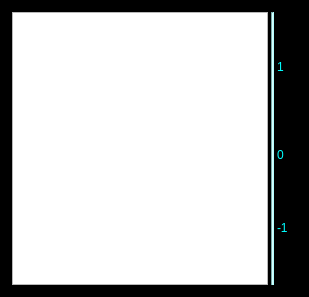
        <widget class="QFrame" name="plotB_frame">
         <property name="palette">
          <palette>
           <active>
            <colorrole role="Button">
             <brush brushstyle="SolidPattern">
              <color alpha="255">
               <red>0</red>
               <green>0</green>
               <blue>0</blue>
              </color>
             </brush>
            </colorrole>
            <colorrole role="Base">
             <brush brushstyle="SolidPattern">
              <color alpha="255">
               <red>0</red>
               <green>0</green>
               <blue>0</blue>
              </color>
             </brush>
            </colorrole>
            <colorrole role="Window">
             <brush brushstyle="SolidPattern">
              <color alpha="255">
               <red>0</red>
               <green>0</green>
               <blue>0</blue>
              </color>
             </brush>
            </colorrole>
           </active>
           <inactive>
            <colorrole role="Button">
             <brush brushstyle="SolidPattern">
              <color alpha="255">
               <red>0</red>
               <green>0</green>
               <blue>0</blue>
              </color>
             </brush>
            </colorrole>
            <colorrole role="Base">
             <brush brushstyle="SolidPattern">
              <color alpha="255">
               <red>0</red>
               <green>0</green>
               <blue>0</blue>
              </color>
             </brush>
            </colorrole>
            <colorrole role="Window">
             <brush brushstyle="SolidPattern">
              <color alpha="255">
               <red>0</red>
               <green>0</green>
               <blue>0</blue>
              </color>
             </brush>
            </colorrole>
           </inactive>
           <disabled>
            <colorrole role="Button">
             <brush brushstyle="SolidPattern">
              <color alpha="255">
               <red>0</red>
               <green>0</green>
               <blue>0</blue>
              </color>
             </brush>
            </colorrole>
            <colorrole role="Base">
             <brush brushstyle="SolidPattern">
              <color alpha="255">
               <red>0</red>
               <green>0</green>
               <blue>0</blue>
              </color>
             </brush>
            </colorrole>
            <colorrole role="Window">
             <brush brushstyle="SolidPattern">
              <color alpha="255">
               <red>0</red>
               <green>0</green>
               <blue>0</blue>
              </color>
             </brush>
            </colorrole>
           </disabled>
          </palette>
         </property>
         <property name="autoFillBackground">
          <bool>false</bool>
         </property>
         <property name="styleSheet">
          <string notr="true">QFrame #plotB_frame {
    background-color: rgb(0, 0, 0);
}</string>
         </property>
         <property name="frameShape">
          <enum>QFrame::StyledPanel</enum>
         </property>
         <property name="frameShadow">
          <enum>QFrame::Raised</enum>
         </property>
         <layout class="QHBoxLayout" name="horizontalLayout_2">
          <item>
           <layout class="QHBoxLayout" name="horizontalLayout_8">
            <property name="spacing">
             <number>3</number>
            </property>
            <property name="sizeConstraint">
             <enum>QLayout::SetMinAndMaxSize</enum>
            </property>
            <item>
             <widget class="PyDMWaveformPlot" name="wfpBRawPlusWeight">
              <property name="toolTip">
               <string/>
              </property>
              <property name="whatsThis">
               <string>
    PyDMWaveformPlot is a widget to plot one or more waveforms.

    Each curve can plot either a Y-axis waveform vs. its indices,
    or a Y-axis waveform against an X-axis waveform.

    Parameters
    ----------
    parent : optional
        The parent of this widget.
    init_x_channels: optional
        init_x_channels can be a string with the address for a channel,
        or a list of strings, each containing an address for a channel.
        If not specified, y-axis waveforms will be plotted against their
        indices. If a list is specified for both init_x_channels and
        init_y_channels, they both must have the same length.
        If a single x channel was specified, and a list of y channels are
        specified, all y channels will be plotted against the same x channel.
    init_y_channels: optional
        init_y_channels can be a string with the address for a channel,
        or a list of strings, each containing an address for a channel.
        If a list is specified for both init_x_channels and init_y_channels,
        they both must have the same length.
        If a single x channel was specified, and a list of y channels are
        specified, all y channels will be plotted against the same x channel.
    background: optional
        The background color for the plot.  Accepts any arguments that
        pyqtgraph.mkColor will accept.
    </string>
              </property>
              <property name="axisColor">
               <color>
                <red>0</red>
                <green>170</green>
                <blue>0</blue>
               </color>
              </property>
              <property name="title" stdset="0">
               <string>${INST}B Raw + Weight Function</string>
              </property>
              <property name="curves">
               <stringlist>
                <string>{&quot;y_channel&quot;: &quot;ca://BLEN:${AREA}:${POS}:${INST}B_S_R_WF&quot;, &quot;x_channel&quot;: &quot;ca://BLEN:${AREA}:${POS}:${INST}B:SampTime.VALA&quot;, &quot;name&quot;: &quot;${INST}B Raw Waveform&quot;, &quot;color&quot;: &quot;#00aa00&quot;, &quot;lineStyle&quot;: 1, &quot;lineWidth&quot;: 1, &quot;symbol&quot;: null, &quot;symbolSize&quot;: 10, &quot;redraw_mode&quot;: 2}</string>
                <string>{&quot;y_channel&quot;: &quot;ca://BLEN:${AREA}:${POS}:${INST}B_SCL_VWF.AVAL&quot;, &quot;x_channel&quot;: &quot;ca://BLEN:${AREA}:${POS}:${INST}B:SampTime.VALA&quot;, &quot;name&quot;: &quot;${INST}B Weight Function&quot;, &quot;color&quot;: &quot;cyan&quot;, &quot;lineStyle&quot;: 2, &quot;lineWidth&quot;: 1, &quot;symbol&quot;: null, &quot;symbolSize&quot;: 10, &quot;redraw_mode&quot;: 2}</string>
               </stringlist>
              </property>
              <property name="autoRangeX">
               <bool>false</bool>
              </property>
              <property name="minXRange">
               <double>-400.000000000000000</double>
              </property>
              <property name="maxXRange">
               <double>6400.000000000000000</double>
              </property>
              <property name="autoRangeY">
               <bool>false</bool>
              </property>
              <property name="minYRange">
               <double>29500.000000000000000</double>
              </property>
              <property name="maxYRange">
               <double>32400.000000000000000</double>
              </property>
             </widget>
            </item>
            <item>
             <widget class="Line" name="line_2">
              <property name="styleSheet">
               <string notr="true">background-color: rgb(180, 255, 255);</string>
              </property>
              <property name="lineWidth">
               <number>1</number>
              </property>
              <property name="orientation">
               <enum>Qt::Vertical</enum>
              </property>
             </widget>
            </item>
            <item>
             <layout class="QVBoxLayout" name="verticalLayout_5">
              <property name="spacing">
               <number>0</number>
              </property>
              <item>
               <spacer name="verticalSpacer_8">
                <property name="orientation">
                 <enum>Qt::Vertical</enum>
                </property>
                <property name="sizeType">
                 <enum>QSizePolicy::Fixed</enum>
                </property>
                <property name="sizeHint" stdset="0">
                 <size>
                  <width>20</width>
                  <height>40</height>
                 </size>
                </property>
               </spacer>
              </item>
              <item>
               <widget class="QLabel" name="label_7">
                <property name="minimumSize">
                 <size>
                  <width>0</width>
                  <height>30</height>
                 </size>
                </property>
                <property name="maximumSize">
                 <size>
                  <width>16777215</width>
                  <height>30</height>
                 </size>
                </property>
                <property name="palette">
                 <palette>
                  <active>
                   <colorrole role="WindowText">
                    <brush brushstyle="SolidPattern">
                     <color alpha="255">
                      <red>0</red>
                      <green>255</green>
                      <blue>255</blue>
                     </color>
                    </brush>
                   </colorrole>
                   <colorrole role="Button">
                    <brush brushstyle="SolidPattern">
                     <color alpha="255">
                      <red>0</red>
                      <green>0</green>
                      <blue>0</blue>
                     </color>
                    </brush>
                   </colorrole>
                   <colorrole role="Base">
                    <brush brushstyle="SolidPattern">
                     <color alpha="255">
                      <red>0</red>
                      <green>0</green>
                      <blue>0</blue>
                     </color>
                    </brush>
                   </colorrole>
                   <colorrole role="Window">
                    <brush brushstyle="SolidPattern">
                     <color alpha="255">
                      <red>0</red>
                      <green>0</green>
                      <blue>0</blue>
                     </color>
                    </brush>
                   </colorrole>
                  </active>
                  <inactive>
                   <colorrole role="WindowText">
                    <brush brushstyle="SolidPattern">
                     <color alpha="255">
                      <red>0</red>
                      <green>255</green>
                      <blue>255</blue>
                     </color>
                    </brush>
                   </colorrole>
                   <colorrole role="Button">
                    <brush brushstyle="SolidPattern">
                     <color alpha="255">
                      <red>0</red>
                      <green>0</green>
                      <blue>0</blue>
                     </color>
                    </brush>
                   </colorrole>
                   <colorrole role="Base">
                    <brush brushstyle="SolidPattern">
                     <color alpha="255">
                      <red>0</red>
                      <green>0</green>
                      <blue>0</blue>
                     </color>
                    </brush>
                   </colorrole>
                   <colorrole role="Window">
                    <brush brushstyle="SolidPattern">
                     <color alpha="255">
                      <red>0</red>
                      <green>0</green>
                      <blue>0</blue>
                     </color>
                    </brush>
                   </colorrole>
                  </inactive>
                  <disabled>
                   <colorrole role="WindowText">
                    <brush brushstyle="SolidPattern">
                     <color alpha="255">
                      <red>190</red>
                      <green>190</green>
                      <blue>190</blue>
                     </color>
                    </brush>
                   </colorrole>
                   <colorrole role="Button">
                    <brush brushstyle="SolidPattern">
                     <color alpha="255">
                      <red>0</red>
                      <green>0</green>
                      <blue>0</blue>
                     </color>
                    </brush>
                   </colorrole>
                   <colorrole role="Base">
                    <brush brushstyle="SolidPattern">
                     <color alpha="255">
                      <red>0</red>
                      <green>0</green>
                      <blue>0</blue>
                     </color>
                    </brush>
                   </colorrole>
                   <colorrole role="Window">
                    <brush brushstyle="SolidPattern">
                     <color alpha="255">
                      <red>0</red>
                      <green>0</green>
                      <blue>0</blue>
                     </color>
                    </brush>
                   </colorrole>
                  </disabled>
                 </palette>
                </property>
                <property name="toolTip">
                 <string/>
                </property>
                <property name="statusTip">
                 <string/>
                </property>
                <property name="styleSheet">
                 <string notr="true">background-color: rgb(0, 0, 0);</string>
                </property>
                <property name="lineWidth">
                 <number>0</number>
                </property>
                <property name="text">
                 <string>1</string>
                </property>
               </widget>
              </item>
              <item>
               <spacer name="verticalSpacer_5">
                <property name="orientation">
                 <enum>Qt::Vertical</enum>
                </property>
                <property name="sizeType">
                 <enum>QSizePolicy::MinimumExpanding</enum>
                </property>
                <property name="sizeHint" stdset="0">
                 <size>
                  <width>20</width>
                  <height>35</height>
                 </size>
                </property>
               </spacer>
              </item>
              <item>
               <widget class="QLabel" name="label_11">
                <property name="minimumSize">
                 <size>
                  <width>0</width>
                  <height>63</height>
                 </size>
                </property>
                <property name="maximumSize">
                 <size>
                  <width>16777215</width>
                  <height>50</height>
                 </size>
                </property>
                <property name="palette">
                 <palette>
                  <active>
                   <colorrole role="WindowText">
                    <brush brushstyle="SolidPattern">
                     <color alpha="255">
                      <red>0</red>
                      <green>255</green>
                      <blue>255</blue>
                     </color>
                    </brush>
                   </colorrole>
                   <colorrole role="Button">
                    <brush brushstyle="SolidPattern">
                     <color alpha="255">
                      <red>0</red>
                      <green>0</green>
                      <blue>0</blue>
                     </color>
                    </brush>
                   </colorrole>
                   <colorrole role="Base">
                    <brush brushstyle="SolidPattern">
                     <color alpha="255">
                      <red>0</red>
                      <green>0</green>
                      <blue>0</blue>
                     </color>
                    </brush>
                   </colorrole>
                   <colorrole role="Window">
                    <brush brushstyle="SolidPattern">
                     <color alpha="255">
                      <red>0</red>
                      <green>0</green>
                      <blue>0</blue>
                     </color>
                    </brush>
                   </colorrole>
                  </active>
                  <inactive>
                   <colorrole role="WindowText">
                    <brush brushstyle="SolidPattern">
                     <color alpha="255">
                      <red>0</red>
                      <green>255</green>
                      <blue>255</blue>
                     </color>
                    </brush>
                   </colorrole>
                   <colorrole role="Button">
                    <brush brushstyle="SolidPattern">
                     <color alpha="255">
                      <red>0</red>
                      <green>0</green>
                      <blue>0</blue>
                     </color>
                    </brush>
                   </colorrole>
                   <colorrole role="Base">
                    <brush brushstyle="SolidPattern">
                     <color alpha="255">
                      <red>0</red>
                      <green>0</green>
                      <blue>0</blue>
                     </color>
                    </brush>
                   </colorrole>
                   <colorrole role="Window">
                    <brush brushstyle="SolidPattern">
                     <color alpha="255">
                      <red>0</red>
                      <green>0</green>
                      <blue>0</blue>
                     </color>
                    </brush>
                   </colorrole>
                  </inactive>
                  <disabled>
                   <colorrole role="WindowText">
                    <brush brushstyle="SolidPattern">
                     <color alpha="255">
                      <red>190</red>
                      <green>190</green>
                      <blue>190</blue>
                     </color>
                    </brush>
                   </colorrole>
                   <colorrole role="Button">
                    <brush brushstyle="SolidPattern">
                     <color alpha="255">
                      <red>0</red>
                      <green>0</green>
                      <blue>0</blue>
                     </color>
                    </brush>
                   </colorrole>
                   <colorrole role="Base">
                    <brush brushstyle="SolidPattern">
                     <color alpha="255">
                      <red>0</red>
                      <green>0</green>
                      <blue>0</blue>
                     </color>
                    </brush>
                   </colorrole>
                   <colorrole role="Window">
                    <brush brushstyle="SolidPattern">
                     <color alpha="255">
                      <red>0</red>
                      <green>0</green>
                      <blue>0</blue>
                     </color>
                    </brush>
                   </colorrole>
                  </disabled>
                 </palette>
                </property>
                <property name="toolTip">
                 <string>Weight function scale</string>
                </property>
                <property name="whatsThis">
                 <string/>
                </property>
                <property name="styleSheet">
                 <string notr="true">background-color: rgb(0, 0, 0);</string>
                </property>
                <property name="text">
                 <string>0</string>
                </property>
               </widget>
              </item>
              <item>
               <spacer name="verticalSpacer_6">
                <property name="orientation">
                 <enum>Qt::Vertical</enum>
                </property>
                <property name="sizeType">
                 <enum>QSizePolicy::MinimumExpanding</enum>
                </property>
                <property name="sizeHint" stdset="0">
                 <size>
                  <width>20</width>
                  <height>40</height>
                 </size>
                </property>
               </spacer>
              </item>
              <item>
               <widget class="QLabel" name="label_12">
                <property name="sizePolicy">
                 <sizepolicy hsizetype="Preferred" vsizetype="Fixed">
                  <horstretch>0</horstretch>
                  <verstretch>0</verstretch>
                 </sizepolicy>
                </property>
                <property name="minimumSize">
                 <size>
                  <width>0</width>
                  <height>15</height>
                 </size>
                </property>
                <property name="maximumSize">
                 <size>
                  <width>16777215</width>
                  <height>15</height>
                 </size>
                </property>
                <property name="palette">
                 <palette>
                  <active>
                   <colorrole role="WindowText">
                    <brush brushstyle="SolidPattern">
                     <color alpha="255">
                      <red>0</red>
                      <green>255</green>
                      <blue>255</blue>
                     </color>
                    </brush>
                   </colorrole>
                   <colorrole role="Button">
                    <brush brushstyle="SolidPattern">
                     <color alpha="255">
                      <red>0</red>
                      <green>0</green>
                      <blue>0</blue>
                     </color>
                    </brush>
                   </colorrole>
                   <colorrole role="Base">
                    <brush brushstyle="SolidPattern">
                     <color alpha="255">
                      <red>0</red>
                      <green>0</green>
                      <blue>0</blue>
                     </color>
                    </brush>
                   </colorrole>
                   <colorrole role="Window">
                    <brush brushstyle="SolidPattern">
                     <color alpha="255">
                      <red>0</red>
                      <green>0</green>
                      <blue>0</blue>
                     </color>
                    </brush>
                   </colorrole>
                  </active>
                  <inactive>
                   <colorrole role="WindowText">
                    <brush brushstyle="SolidPattern">
                     <color alpha="255">
                      <red>0</red>
                      <green>255</green>
                      <blue>255</blue>
                     </color>
                    </brush>
                   </colorrole>
                   <colorrole role="Button">
                    <brush brushstyle="SolidPattern">
                     <color alpha="255">
                      <red>0</red>
                      <green>0</green>
                      <blue>0</blue>
                     </color>
                    </brush>
                   </colorrole>
                   <colorrole role="Base">
                    <brush brushstyle="SolidPattern">
                     <color alpha="255">
                      <red>0</red>
                      <green>0</green>
                      <blue>0</blue>
                     </color>
                    </brush>
                   </colorrole>
                   <colorrole role="Window">
                    <brush brushstyle="SolidPattern">
                     <color alpha="255">
                      <red>0</red>
                      <green>0</green>
                      <blue>0</blue>
                     </color>
                    </brush>
                   </colorrole>
                  </inactive>
                  <disabled>
                   <colorrole role="WindowText">
                    <brush brushstyle="SolidPattern">
                     <color alpha="255">
                      <red>190</red>
                      <green>190</green>
                      <blue>190</blue>
                     </color>
                    </brush>
                   </colorrole>
                   <colorrole role="Button">
                    <brush brushstyle="SolidPattern">
                     <color alpha="255">
                      <red>0</red>
                      <green>0</green>
                      <blue>0</blue>
                     </color>
                    </brush>
                   </colorrole>
                   <colorrole role="Base">
                    <brush brushstyle="SolidPattern">
                     <color alpha="255">
                      <red>0</red>
                      <green>0</green>
                      <blue>0</blue>
                     </color>
                    </brush>
                   </colorrole>
                   <colorrole role="Window">
                    <brush brushstyle="SolidPattern">
                     <color alpha="255">
                      <red>0</red>
                      <green>0</green>
                      <blue>0</blue>
                     </color>
                    </brush>
                   </colorrole>
                  </disabled>
                 </palette>
                </property>
                <property name="styleSheet">
                 <string notr="true">background-color: rgb(0, 0, 0);</string>
                </property>
                <property name="text">
                 <string>-1</string>
                </property>
               </widget>
              </item>
              <item>
               <spacer name="verticalSpacer_7">
                <property name="orientation">
                 <enum>Qt::Vertical</enum>
                </property>
                <property name="sizeType">
                 <enum>QSizePolicy::Fixed</enum>
                </property>
                <property name="sizeHint" stdset="0">
                 <size>
                  <width>20</width>
                  <height>50</height>
                 </size>
                </property>
               </spacer>
              </item>
             </layout>
            </item>
           </layout>
          </item>
         </layout>
        </widget>
